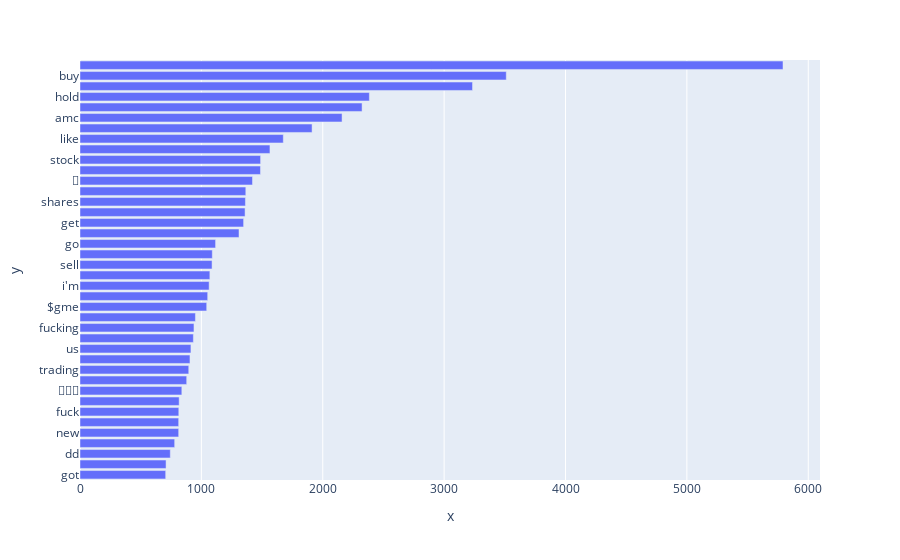

The notebook cell this image was saved under:
### Code cell
import plotly.express as px

top_20_words = {}

for (key, value) in counts.items():
   # Check if value is greater than 200 and add to new dictionary
    if value > 700 :
        top_20_words[key] = value
    continue

sorted_top_20_words = dict(sorted(top_20_words.items(), key=lambda item: item[1], reverse=False))

word = sorted_top_20_words.keys()
count = sorted_top_20_words.values()


fig = px.bar(y=list(word), x=list(count), text = list(count))
fig.update_traces(texttemplate='%{text:}', textposition='outside')
fig.update_layout(uniformtext_minsize=8, uniformtext_mode='hide')
fig.show()

### Figure 1 — Plotly figure (JSON) as saved in the notebook; plotly's stock layout.template omitted (floating-point values rounded to 4 significant figures)
{"data": [{"alignmentgroup": "True", "hovertemplate": "x=%{x}<br>y=%{y}<br>text=%{text}<extra></extra>", "legendgroup": "", "marker": {"color": "#636efa"}, "name": "", "offsetgroup": "", "orientation": "h", "showlegend": false, "text": [706, 709, 744, 780, 813, 813, 814, 817, 839, 879, 896, 906, 914, 934, 939, 951, 1044, 1052, 1064, 1070, 1088, 1090, 1117, 1310, 1348, 1360, 1363, 1366, 1421, 1487, 1488, 1565, 1675, 1912, 2159, 2324, 2384, 3234, 3512, 5792], "textposition": "outside", "texttemplate": "%{text:}", "type": "bar", "x": [706, 709, 744, 780, 813, 813, 814, 817, 839, 879, 896, 906, 914, 934, 939, 951, 1044, 1052, 1064, 1070, 1088, 1090, 1117, 1310, 1348, 1360, 1363, 1366, 1421, 1487, 1488, 1565, 1675, 1912, 2159, 2324, 2384, 3234, 3512, 5792], "xaxis": "x", "y": ["got", "today", "dd", "money", "new", "loss", "fuck", "wsb", "🚀🚀🚀", "one", "trading", "back", "us", "time", "fucking", "buying", "$gme", "market", "i'm", "moon", "sell", "i’m", "go", "going", "get", "bought", "shares", "short", "🚀", "yolo", "stock", "holding", "like", "still", "amc", "robinhood", "hold", "-", "buy", "gme"], "yaxis": "y"}], "layout": {"autosize": true, "barmode": "relative", "legend": {"tracegroupgap": 0}, "margin": {"t": 60}, "uniformtext": {"minsize": 8, "mode": "hide"}, "xaxis": {"anchor": "y", "autorange": true, "domain": [0, 1], "range": [0, 6097.0], "title": {"text": "x"}, "type": "linear"}, "yaxis": {"anchor": "x", "autorange": true, "domain": [0, 1], "range": [-0.5, 39.5], "title": {"text": "y"}, "type": "category"}}}
